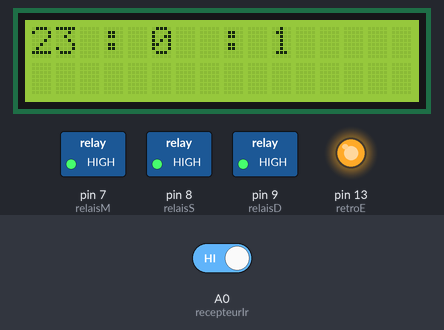
Simulated run of this sketch. Board: Arduino Uno, built with avr-gcc and run on an emulated ATmega328P. Parts: 16×2 character LCD, switched loads named in the sketch (green lamp = pin HIGH), output pins drawn as LEDs (lit = HIGH). The test bench sets the inputs (shaded band); at power-on: A0 (recepteurIr) HIGH.

Above: at 1.1 s.
At 2.1 s:
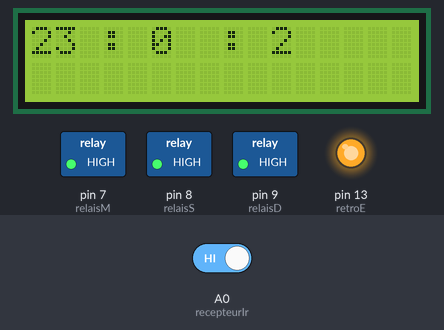
At 3.1 s:
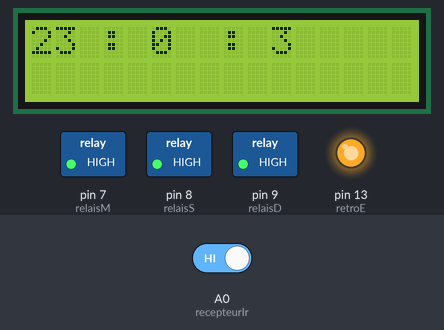
3.2 s: A0 (recepteurIr) driven HIGH
Timing chart, 0 to 6.2 s (numbered marks = the images above; inputs shaded):
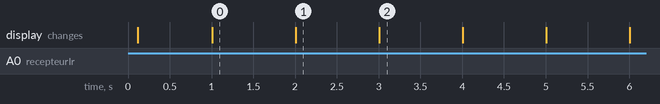

The sketch:

decodeurPrototype.ino
```cpp
/*
Decodeur morse

Le volet (géré par les relais) descend, se stoppe ou monte soit: -grâce à l'infrarouge
                                                                 -grâce au temps
*/
#include <LiquidCrystal.h>

LiquidCrystal lcd(12, 11, 5, 4, 3, 2);

const char recepteurIr = A0;
const char relaisD = 9; //relais LOW quand descente
const char relaisS = 8; //relais LOW pour descendre et HIGH pour monter
const char relaisM = 7; //relais LOW pour monter
const char retroE =  13; //pour retroéclairage (à modif sur pin pwm)
long pendule = 82800; //heure en sec
int position = 0; //stocke la position du volet

struct dictionnaireEntree   //structure du dictionnaire
{
	char caractere;
	String signal;
};
dictionnaireEntree dictionnaire[36] =
{
	{'a', ".-"},
	{'b', "-..."},
	{'c', "-.-."},
	{'d', "-.."},
	{'e', "."},
	{'f', "..-."},
	{'g', "--."},
	{'h', "...."},
	{'i', ".."},
	{'j', ".---"},
	{'k', "-.-"},
	{'l', ".-.."},
	{'m', "--"},
	{'n', "-."},
	{'o', "---"},
	{'p', ".--."},
	{'q', "--.-"},
	{'r', ".-."},
	{'s', "..."},
	{'t', "-"},
	{'u', "..-"},
	{'v', "...-"},
	{'w', ".--"},
	{'x', "-..-"},
	{'y', "-.--"},
	{'z', "--.."},

	{'0', "-----"},
	{'1', ".----"},
	{'2', "..---"},
	{'3', "...--"},
	{'4', "....-"},
	{'5', "....."},
	{'6', "-...."},
	{'7', "--..."},
	{'8', "---.."},
	{'9', "----."},
};


class Decode
{
	String code, mot; //seront complétés au fur et à mesure du décryptage
	unsigned long debutAppui, debutRelache; //pour mesurer longueur des fronts montant et descendant
	bool rajouterDash; //necessité de rajout de dash ou pas
	long uniteDeTps;


public:
	Decode()
	{
		code = "", mot = "";
		debutAppui = 0, debutRelache = 0;
		uniteDeTps = 5;
	}

	void update()
	{
		if (digitalRead(recepteurIr) == LOW)   //GERE LES SIGNAUX
		{
			debutAppui = millis();
			completeCode();
			debutRelache = millis();
		}
		else
		{
			if (codeTermine())
			{
				completeMot(); //dès que code obtenu, lettre correspondante s'ajoute au mot
				if (!motTermine()) code = ""; //réinitialise code pour obetnir lettre suivante
			}
			if (motTermine())
			{
				mot = "";
				code = "";
			}
		}
	}

	bool correspond(String sequence)
	{
		if (mot.substring(mot.length() - sequence.length(), mot.length()) == sequence) {return true; }
		else return false;
	}


private:
	void dot()   //ajoute le caractere dot a code
	{
		code += ".";
	}

	void dash()   //ajoute le caractere dash a code
	{
		code += "-";
	}

	char getLettre(String code)   //permet a partir du code d'obtenir la lettre
	{
		for (int i = 0; i < 36; i++)
			if (dictionnaire[i].signal == code) return dictionnaire[i].caractere;
		return ' ';
	}

	void completeMot()
	{
		mot += getLettre(code);
	}

	void completeCode()
	{
		while (digitalRead(recepteurIr) == LOW)   //tant qu'il y a signal
		{
			if (millis() - debutAppui <= uniteDeTps + 1)	rajouterDash = false; //comparaison longueur signal pour savoir si dot ou dash
			else rajouterDash = true;
		}
		if (rajouterDash) dash();
		else dot();
	}

	bool motTermine()   //vrai si temps suffisant pour determiner fin d'un mot
	{
		if (millis() - debutRelache >= uniteDeTps * 7 - 1 && mot != "")	return true; //marge d'erreur
		return false;
	}

	bool codeTermine()   //vrai si temps suffisant pour fin du code/lettre
	{
		if (millis() - debutRelache >= uniteDeTps * 3 - 1 && code != "") return true;
		return false;
	}

};


class Clock
{
	unsigned long heureApres, heureAvant, timer1, timer2, total, temp;
	short HH, MM, sec;
	bool changement;


public:
	Clock()
	{
		timer1 = millis();
	}

	void update()
	{
		changement = false;
		timer2 = millis();
		if (timer2 - timer1 >= 1000)
		{
			pendule++;
			timer1 = timer1 + 1000;
			changement = true;
		}
		if (pendule >= 86400) pendule = pendule - 86400;
		else if (pendule < 0) pendule = abs(pendule + 86400);
		if (changement == true)
		{
			miseEnForme();
			affichage();
			//lcd.clear();
			//lcd.print(position/15000);
			changement = false;
		}
	}


private:
	void affichage()
	{
		lcd.clear();
		lcd.print(HH);
		lcd.setCursor(3, 0);
		lcd.print(":");
		lcd.setCursor(5, 0);
		lcd.print(MM);
		lcd.setCursor(8, 0);
		lcd.print(":");
		lcd.setCursor(10, 0);
		lcd.print(sec);
	}
	void miseEnForme()
	{
		HH = pendule / 3600;
		temp = pendule % 3600;
		MM = temp / 60;
		sec = temp % 60;
	}

};


Decode morse;

class Volet
{
	int state; //pour savoir l'action en cours du volet: 1 descendre, 2 monter, 0 stop
	unsigned long timerUp, timerDown; //POUR LIMITER LE TPS DES ACTIONS
	bool automat;
	int positionVoulue;


public:
	Volet()
	{
		state = 0;
		timerUp = 0;
		timerDown = 0;
		automat = false;
		positionVoulue = 0;
	}
	void update()
	{
		action();
		if (timerUp != 0)   //si il est activé
		{
			if (position < 15000)   //si position n'est pas au max
			{
				if (position >= 15000)
				{
					position = 15000;
					timerUp = 0;
				}
				else
				{
					position += (millis() - timerUp);
					timerUp = millis();
				}
			}
		}
		else if (timerDown != 0)
		{
			if (position > 0)   //si position n'est pas au min
			{
				if (position <= 0)
				{
					position = 0;
					timerDown = 0;
				}
				else
				{
					position -= (millis() - timerDown);
					timerDown = millis();
				}
			}
		}
		modeAuto();
		if (automat == false) { //arrete le timer si up ou down est activé
		                        //car sinon il ne s'arrete pas en mode manuel
			if (position >= 15000 || position <= 0) {
				stop_();
			}
		}
	}


private:
	void action()   //execute les actions en fonction des interractions
	{
		if (morse.correspond("up"))
		{
			up();
			automat = false;
			delay(2);
		}
		else if (morse.correspond("down"))
		{
			down();
			automat = false;
			delay(2);
		}
		else if (morse.correspond("stop"))
		{
			stop_();
			automat = false;
			delay(2);
		}
		else if (morse.correspond("min"))
		{
			automat = false;
			pendule += 60;
			delay(100);
		}
		else if (morse.correspond("hour"))
		{
			automat = false;
			pendule += 3600;
			delay(100);
		}
	}
	void down()   //RAJOUT
	{
		state = 1;
		digitalWrite(relaisD, LOW);
		digitalWrite(relaisM, HIGH);
		digitalWrite(relaisS, LOW);
		timerDown = millis();
		if (timerUp != 0)   //si le timer est activé
		{
			timerUp = 0;
		}
	}

	void up()   //RAJOUT
	{
		state = 2;
		digitalWrite(relaisD, HIGH);
		digitalWrite(relaisM, LOW);
		digitalWrite(relaisS, HIGH);
		timerUp = millis();
		if (timerDown != 0)
		{
			timerDown = 0;
		}
	}

	void stop_()   //RAJOUT
	{
		state = 0;
		digitalWrite(relaisD, HIGH);
		digitalWrite(relaisM, HIGH);
		digitalWrite(relaisS, HIGH);
		if (timerUp != 0)   //si le timer est activé
		{
			timerUp = 0;
		}
		else if (timerDown != 0)
		{
			timerDown = 0;
		}
		positionVoulue = position;
	}
	void modeAuto()   //gere le mode auto
	{
		switch(pendule)
		{
			case 28800: //8h00 decolle les lames
			  automat = true;
				positionVoulue = 1100;
				break;
			case 30000: //8h20 moitie
			  automat = true;
				positionVoulue = 7500;
				break;
			case 30900: //8h35 completement
			  automat = true;
				positionVoulue = 15000;
				break;
			case 75600: //21h00
			  automat = true;
				positionVoulue = 7500;
				break;
			case 77400: //21h30
				positionVoulue = 4000;
				automat = true;
				break;
			case 79200: //22h00
			  automat = true;
				positionVoulue = 0;
				break;
		}
		if (automat == true)
		{
			if ((position < positionVoulue && state == 0) || (position < positionVoulue && state == 1))
			{
				up();
			}
			else if ((position > positionVoulue && state == 0) || (position > positionVoulue && state == 2))
			{
				down();
			}
			else
			{
				if (position == positionVoulue)
				{
					stop_();
					automat = false;
				}
			}
		}
	}
};


Clock clock;
Volet volet;

void setup() {

	lcd.begin(16, 2);
	lcd.clear();
	lcd.println("demarrage...");
	pinMode(recepteurIr, INPUT);
	pinMode(relaisD, OUTPUT);
	pinMode(relaisS, OUTPUT);
	pinMode(relaisM, OUTPUT);
	pinMode(retroE, OUTPUT);
	digitalWrite(relaisM, HIGH);
	digitalWrite(relaisD, HIGH);
	digitalWrite(relaisS, HIGH);
	digitalWrite(retroE, HIGH);
	delay(50); //histoire de temporiser le tout
	lcd.clear();
}

void loop() {

	morse.update();
	volet.update();
	clock.update();
}
```

Measured:
- what the display in image 0 shows lasts 1.0 s, from 1.0 s to 2.0 s
